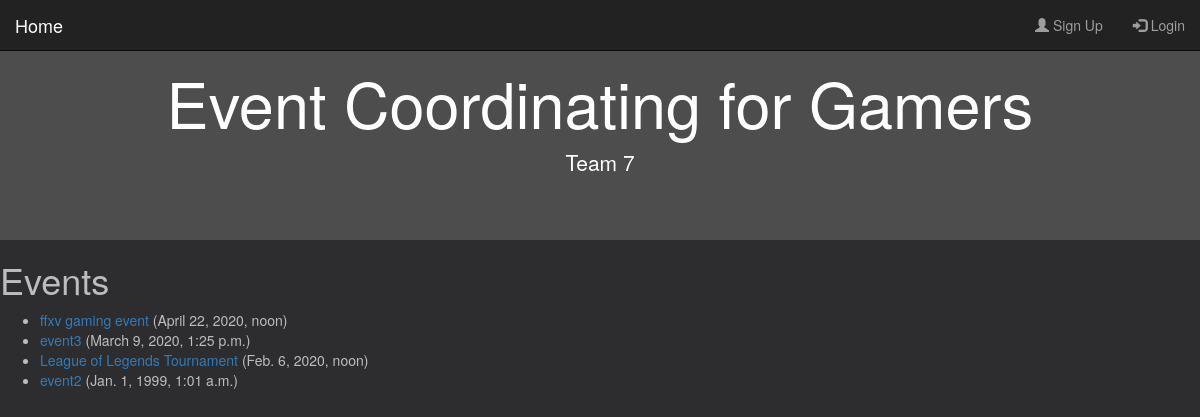
The page / on the database its author committed.
### events/models.py (models this page shows, shortened)
class Event(models.Model):
    name = models.CharField(max_length=100, blank=False, unique=True)
    start_datetime = models.DateTimeField()
    end_datetime = models.DateTimeField()
    creator = models.ForeignKey(
        User, on_delete=models.CASCADE, related_name="event_creator"
    )
    location = models.CharField(max_length=100)
    created_at = models.DateTimeField(auto_now_add=True, editable=False)
    last_modified = models.DateTimeField(auto_now=True)
    attendees = models.ManyToManyField(User, blank=True, related_name="event_attendes")
    description = models.TextField(blank=True)
    games = models.ManyToManyField(Game, blank=True)

### events/views.py (the view)
# urls.py: path("", views.IndexView.as_view(), name="index"),
class IndexView(generic.ListView):
    template_name = "index.html"
    context_object_name = "latest_event_list"
    def get_queryset(self):
        return Event.objects.order_by("-start_datetime")

### events/templates/index.html
{% extends 'base.html' %}
{% block content %}
{% if latest_event_list %}
<h1>Events</h1>
    <ul>
    {% for event in latest_event_list %}
        <li><a href="/event/{{ event.id }}/">{{ event.name }}</a> ({{event.start_datetime}}) </li>
    {% endfor %}
    </ul>
{% else %}
    <p>No events are available.</p>
{% endif %}
{% endblock %}

### events/templates/base.html (style rules this page uses)
body { background: #2d2d30; color: #bdbdbd; }

### rows shown on the page
Event: name "ffxv gaming event", start_datetime "April 22, 2020, noon"
Event: name "event3", start_datetime "March 9, 2020, 1:25 p.m."
Event: name "League of Legends Tournament", start_datetime "Feb. 6, 2020, noon"
Event: name "event2", start_datetime "Jan. 1, 1999, 1:01 a.m."
